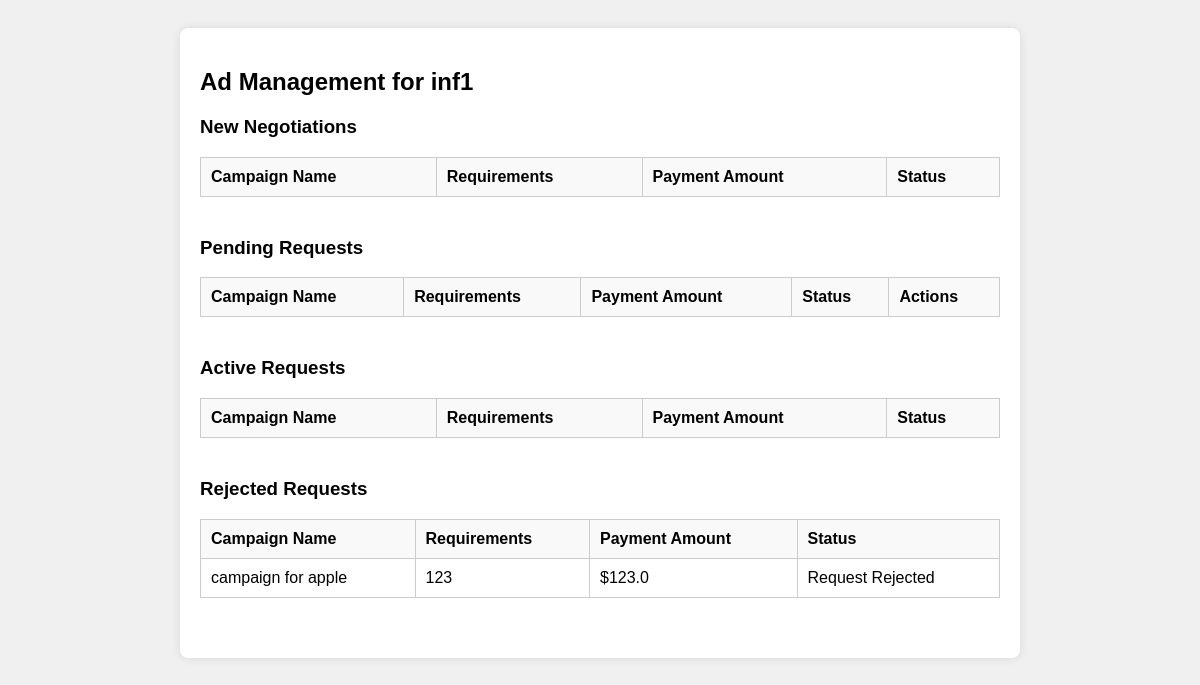
The page /ad_management (signed in) on the database its author committed.
### applications/models.py (models this page shows)
class influencer(db.Model):
    id = db.Column(db.Integer, primary_key=True)
    name = db.Column(db.String(100), nullable=True)
    username = db.Column(db.String(20), unique=True, nullable=False)
    password = db.Column(db.String(100), nullable=False)
    industry = db.Column(db.String(100),nullable = False)
    email = db.Column(db.String(100), unique=True, nullable=False)
    platform = db.Column(db.String(100))
    followers = db.Column(db.Integer, nullable=False)
    ad_requests = db.relationship('adrequest', backref='influencer', lazy=True)

class adrequest(db.Model):
    id = db.Column(db.Integer, primary_key=True)
    campaign_id = db.Column(db.Integer, db.ForeignKey('campaign.id'), nullable=False)
    influencer_id = db.Column(db.Integer, db.ForeignKey('influencer.id'), nullable=False)
    requirements = db.Column(db.String(500), nullable=False)
    payment_amount = db.Column(db.Float, nullable=False)
    status = db.Column(db.String(50), nullable=False, default='Request Sent')

class campaign(db.Model):
    id = db.Column(db.Integer, primary_key=True)
    name = db.Column(db.String(100), nullable=False)
    status = db.Column(db.String(50), nullable=False,default="active")
    category = db.Column(db.String(50), nullable=False)
    budget = db.Column(db.Integer, nullable=False)
    sponsor_id = db.Column(db.Integer, db.ForeignKey('sponsor.id'), nullable=False)
    start_date = db.Column(db.Date, nullable=False)
    end_date = db.Column(db.Date, nullable=True)
    ad_requests = db.relationship('adrequest', backref='campaign', lazy=True)

### applications/routes.py (the view)
@app.route('/ad_management')
def ad_management():
    influencer_id = session.get('user_id')
    if not influencer_id:
        return redirect(url_for('login'))
    inf = influencer.query.get(influencer_id)
    if inf is None:
        return redirect(url_for('login'))
    ad_requests = adrequest.query.filter_by(influencer_id=influencer_id).all()
    new_negotiations = [req for req in ad_requests if req.status == 'Request Negotiated']
    pending_requests = [req for req in ad_requests if req.status == 'Request Sent']
    active_requests = [req for req in ad_requests if req.status == 'Request Accepted']
    rejected_requests = [req for req in ad_requests if req.status == 'Request Rejected']
    return render_template('ad_management.html', influencer=inf, new_negotiations=new_negotiations, pending_requests=pending_requests, active_requests=active_requests, rejected_requests=rejected_requests)

### templates/ad_management.html (shortened to what this page needs)
<!DOCTYPE html>
<html lang="en">
<head>
</head>
<body>
    <div class="container">
        <h2>Ad Management for {{ influencer.username }}</h2>
        <div class="section">
            <h3>New Negotiations</h3>
            <table>
                <thead>
                    <tr>
                        <th>Campaign Name</th>
                        <th>Requirements</th>
                        <th>Payment Amount</th>
                        <th>Status</th>
                    </tr>
                </thead>
            </table>
        </div>
        <div class="section">
            <h3>Pending Requests</h3>
            <table>
                <thead>
                    <tr>
                        <th>Campaign Name</th>
                        <th>Requirements</th>
                        <th>Payment Amount</th>
                        <th>Status</th>
                        <th>Actions</th>
                    </tr>
                </thead>
            </table>
        </div>
        <div class="section">
            <h3>Active Requests</h3>
            <table>
                <thead>
                    <tr>
                        <th>Campaign Name</th>
                        <th>Requirements</th>
                        <th>Payment Amount</th>
                        <th>Status</th>
                    </tr>
                </thead>
            </table>
        </div>
        <div class="section">
            <h3>Rejected Requests</h3>
            <table>
                <thead>
                    <tr>
                        <th>Campaign Name</th>
                        <th>Requirements</th>
                        <th>Payment Amount</th>
                        <th>Status</th>
                    </tr>
                </thead>
                <tbody>
                    {% for ad_request in rejected_requests %}
                        <tr>
                            <td>{{ ad_request.campaign.name }}</td>
                            <td>{{ ad_request.requirements }}</td>
                            <td>${{ ad_request.payment_amount }}</td>
                            <td>{{ ad_request.status }}</td>
                        </tr>
                    {% endfor %}
                </tbody>
            </table>
        </div>
    </div>
</body>
</html>

### templates/ad_management.html (style rules this page uses)
body { font-family: Arial, sans-serif; background-color: #f0f0f0; padding: 20px; }
.container { background-color: #fff; padding: 20px; border-radius: 8px; box-shadow: 0 0 10px rgba(0, 0, 0, 0.1); max-width: 800px; margin: auto; }
table { width: 100%; border-collapse: collapse; margin-bottom: 20px; }
table, th, td { border: 1px solid #ccc; }
th, td { padding: 10px; text-align: left; }
th { background-color: #f9f9f9; }
.section { margin-bottom: 40px; }
.section h3 { margin-top: 0; }

### rows shown on the page
influencer: username "inf1"
adrequest: campaign.name "campaign for apple", requirements "123", payment_amount "123.0", status "Request Rejected"
